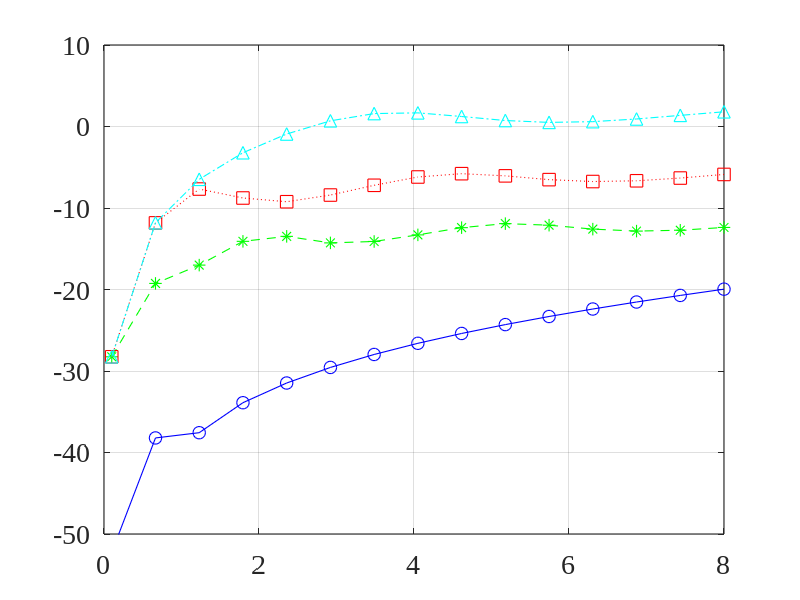
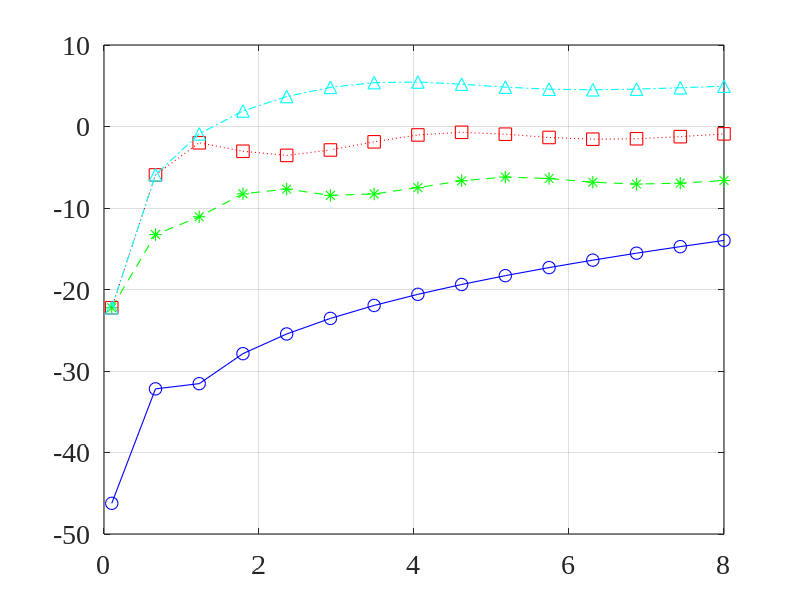
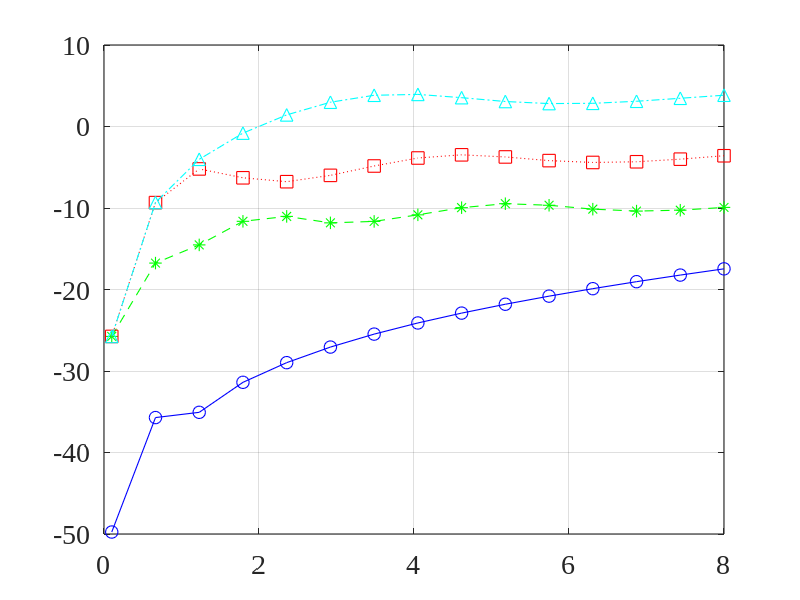
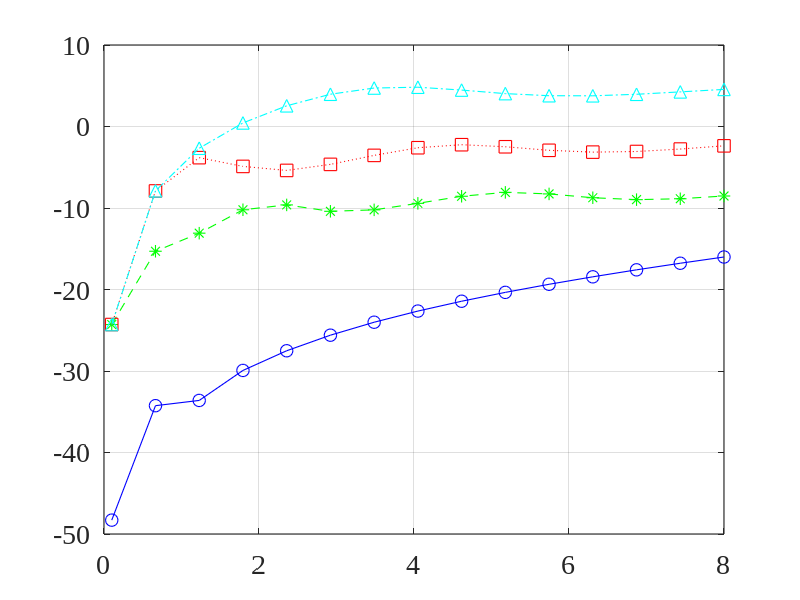

These charts were generated, in order, by the following MATLAB code:
close all; clc; clear all;
linewd = 0.8;
hcfontsize = 20;
MarkerSize=9;
c=340;

theta_d=0/180*pi;
M=6;     % number of microphones
[m_mat,n_mat]=meshgrid(1:M,1:M);

delta=0.005;
eps_values=[0 1e-5 1e-3 1e-1];     % number of microphones
f=linspace(100,8e3,15)';  % frequency

W1_dB_values=zeros(length(f),length(eps_values));
W2_dB_values=zeros(length(f),length(eps_values));
W3_dB_values=zeros(length(f),length(eps_values));
W4_dB_values=zeros(length(f),length(eps_values));

for idxM=1:length(eps_values)
    epsilon=eps_values(idxM);
    for idx_f=1:length(f)
        fk=f(idx_f);
        d=exp(-1i*2*pi*fk*delta/c*(0:M-1)'*cos(theta_d));
        Gamma0=sinc(2*fk*delta/c*(m_mat-n_mat));
        GammaC=besseli(0,2i*pi*fk*(m_mat-n_mat)*delta/c);
        b1=[0; 1];  % dipole
        f_bar=2*pi*delta/c*fk*(0:M-1)';
        b0bar=besselj(0,f_bar);
        b1bar=2i*besselj(1,f_bar);
        B1bar=[b0bar.'; b1bar.'];
        GammaC_eps=GammaC+epsilon*eye(M);
        h=(GammaC_eps\B1bar')/(B1bar/GammaC_eps*B1bar')*b1;
        W1_dB_values(idx_f,idxM)=10*log10(abs(h'*d)^2/(h'*h));
        b1=[0.5; 0.5];  % cardioid
        f_bar=2*pi*delta/c*fk*(0:M-1)';
        b0bar=besselj(0,f_bar);
        b1bar=2i*besselj(1,f_bar);
        B1bar=[b0bar.'; b1bar.'];
        GammaC_eps=GammaC+epsilon*eye(M);
        h=(GammaC_eps\B1bar')/(B1bar/GammaC_eps*B1bar')*b1;
        W2_dB_values(idx_f,idxM)=10*log10(abs(h'*d)^2/(h'*h));
        b1=[0.25; 0.75];  % hypercardioid
        f_bar=2*pi*delta/c*fk*(0:M-1)';
        b0bar=besselj(0,f_bar);
        b1bar=2i*besselj(1,f_bar);
        B1bar=[b0bar.'; b1bar.'];
        GammaC_eps=GammaC+epsilon*eye(M);
        h=(GammaC_eps\B1bar')/(B1bar/GammaC_eps*B1bar')*b1;
        W3_dB_values(idx_f,idxM)=10*log10(abs(h'*d)^2/(h'*h));
        b1=0.5*[3^0.5-1; 3-3^0.5];  % supercardioid
        f_bar=2*pi*delta/c*fk*(0:M-1)';
        b0bar=besselj(0,f_bar);
        b1bar=2i*besselj(1,f_bar);
        B1bar=[b0bar.'; b1bar.'];
        GammaC_eps=GammaC+epsilon*eye(M);
        h=(GammaC_eps\B1bar')/(B1bar/GammaC_eps*B1bar')*b1;
        W4_dB_values(idx_f,idxM)=10*log10(abs(h'*d)^2/(h'*h));
    end
end

figure
plot(f/1e3,W1_dB_values(:,1),'-bo','linewidth',linewd, 'MarkerSize',MarkerSize);
hold on
plot(f/1e3,W1_dB_values(:,2),'--g*','linewidth',linewd, 'MarkerSize',MarkerSize);
plot(f/1e3,W1_dB_values(:,3),':rs','linewidth',linewd, 'MarkerSize',MarkerSize);
plot(f/1e3,W1_dB_values(:,4),'-.c^','linewidth',linewd, 'MarkerSize',MarkerSize);
hold off
set(gca, 'Color', [1, 1, 1]);
set(gca, 'FontName', 'Times New Roman');
set(gca, 'FontSize', hcfontsize);
set(gca, 'LineWidth', linewd);
set(gca,'YLim',[-50 10]);
box on; grid on;

figure
plot(f/1e3,W2_dB_values(:,1),'-bo','linewidth',linewd, 'MarkerSize',MarkerSize);
hold on
plot(f/1e3,W2_dB_values(:,2),'--g*','linewidth',linewd, 'MarkerSize',MarkerSize);
plot(f/1e3,W2_dB_values(:,3),':rs','linewidth',linewd, 'MarkerSize',MarkerSize);
plot(f/1e3,W2_dB_values(:,4),'-.c^','linewidth',linewd, 'MarkerSize',MarkerSize);
hold off
set(gca, 'Color', [1, 1, 1]);
set(gca, 'FontName', 'Times New Roman');
set(gca, 'FontSize', hcfontsize);
set(gca, 'LineWidth', linewd);
set(gca,'YLim',[-50 10]);
box on; grid on;

figure
plot(f/1e3,W3_dB_values(:,1),'-bo','linewidth',linewd, 'MarkerSize',MarkerSize);
hold on
plot(f/1e3,W3_dB_values(:,2),'--g*','linewidth',linewd, 'MarkerSize',MarkerSize);
plot(f/1e3,W3_dB_values(:,3),':rs','linewidth',linewd, 'MarkerSize',MarkerSize);
plot(f/1e3,W3_dB_values(:,4),'-.c^','linewidth',linewd, 'MarkerSize',MarkerSize);
hold off
set(gca, 'Color', [1, 1, 1]);
set(gca, 'FontName', 'Times New Roman');
set(gca, 'FontSize', hcfontsize);
set(gca, 'LineWidth', linewd);
set(gca,'YLim',[-50 10]);
box on; grid on;

figure
plot(f/1e3,W4_dB_values(:,1),'-bo','linewidth',linewd, 'MarkerSize',MarkerSize);
hold on
plot(f/1e3,W4_dB_values(:,2),'--g*','linewidth',linewd, 'MarkerSize',MarkerSize);
plot(f/1e3,W4_dB_values(:,3),':rs','linewidth',linewd, 'MarkerSize',MarkerSize);
plot(f/1e3,W4_dB_values(:,4),'-.c^','linewidth',linewd, 'MarkerSize',MarkerSize);
hold off
set(gca, 'Color', [1, 1, 1]);
set(gca, 'FontName', 'Times New Roman');
set(gca, 'FontSize', hcfontsize);
set(gca, 'LineWidth', linewd);
set(gca,'YLim',[-50 10]);
box on; grid on;

